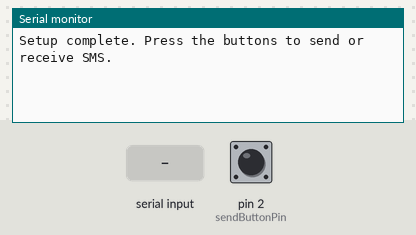
The sketch below on a simulated Arduino Uno, built with avr-gcc and run on an emulated ATmega328P. Parts: the last lines printed to the serial monitor. Inputs (shaded band) come from the test bench; at power-on: pin 2 (sendButtonPin) HIGH. The modem accepts every AT command (registered, SIM ready, sends succeed) and sends nothing else.

Above: at 1.3 s.
1.4 s: pin 2 (sendButtonPin) pulled LOW for 0.15 s
At 1.9 s:
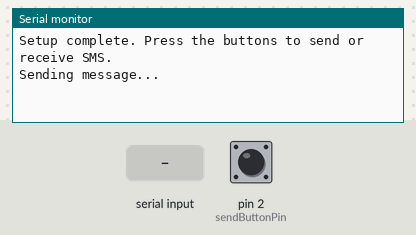
4.5 s: "1" received over the second serial link
At 6.8 s:
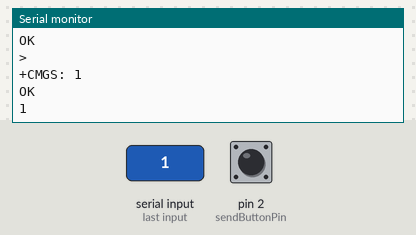
7.1 s: "0" received over the second serial link
At 7.5 s:
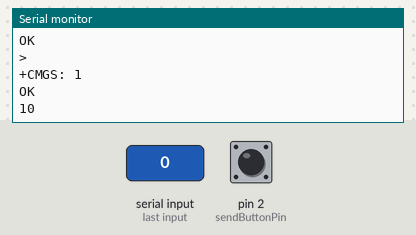

The sketch:

arduino_Gsm.ino
```cpp
#include <SoftwareSerial.h>

SoftwareSerial Sim(9, 10);//tx rx

const int sendButtonPin = 2;  // Pin for send SMS button
 // Pin for receive SMS button

void setup() {
  Sim.begin(9600);                            // Setting the baud rate of Sim Module
  Serial.begin(9600);                         // Setting the baud rate of Serial Monitor (Arduino)
  pinMode(sendButtonPin, INPUT_PULLUP);       // Configure send button pin as input with pull-up
  //pinMode(receiveButtonPin, INPUT_PULLUP);    // Configure receive button pin as input with pull-up
  delay(100);
  Serial.println("Setup complete. Press the buttons to send or receive SMS.");
}

void loop() {
  // Read the state of the send and receive buttons
  int sendButtonState = digitalRead(sendButtonPin);

  // If the send button is pressed (active low)
  if (sendButtonState == LOW) {
    SendMessage();
    delay(1000);  // Debounce delay to prevent multiple triggers
  }

  // Forward any data from the GSM module to the Serial Monitor
  if (Sim.available() > 0) {
    Serial.write(Sim.read());
  }
}

void SendMessage() {
  Serial.println("Sending message...");
  Sim.println("AT+CMGF=1");                    // Sets the Sim Module in send SMS mode
  delay(1000);                                 // Delay of 1 second
  Sim.println("AT+CMGS=\"Number\"\r");  // Replace with mobile number
  delay(1000);                                 // Delay of 1 second
  Sim.println(" **** EMERGENCY ALERT !!!!! **** ");
  Sim.println(" LOCATION  :- Lon,lat  ");
  Sim.println("LOcation on map");    //change as per your use
  Sim.print(" ThingSpeek Monitoring Link :-  ");    // Type in the SMS text you want to send
  Sim.println("    ");   //thingspeak channel
  Sim.println(" I Require Help ................ ");
  delay(100);                                  // Delay of 0.1 second
  Sim.println((char)26);                       // ASCII code of CTRL+Z (to exit out)
  delay(1000);                                 // Delay of 1 second
  Serial.println("Message sent.");
}
```

Measured:
- after the input at 1.4 s, the serial monitor: prints a new line at once (image 1)
- after the input at 4.5 s, the serial monitor: prints a new line after 1.2 s (image 2)
- after the input at 7.1 s, the serial monitor: prints a new line at once (image 3)
